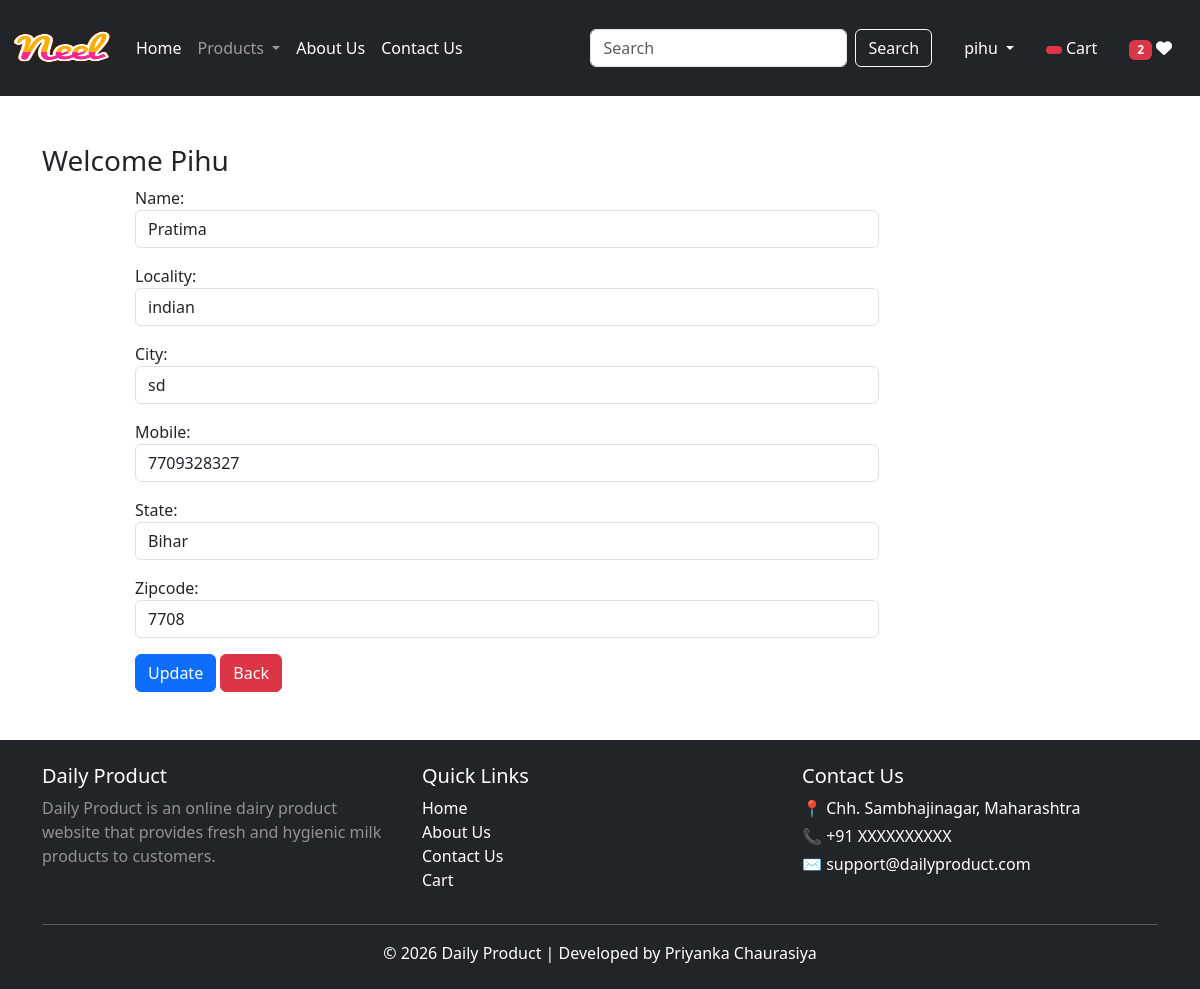
The page /upadteAddress/1 (signed in) on the database its author committed.
### app/models.py (models this page shows, shortened)
class Customer(models.Model):
    user = models.ForeignKey(User, on_delete=models.CASCADE)
    name = models.CharField(max_length=200)
    locality = models.CharField(max_length=200)
    city = models.CharField(max_length=50)
    mobile = models.IntegerField(default=0)
    zipcode = models.IntegerField()
    state = models.CharField(choices=STATE_CHOICES, max_length=100)

### app/views.py (the view, shortened to what this page needs)
# urls.py: path('upadteAddress/<int:pk>',views.updateAddress.as_view(),name='updateAddress'),
@method_decorator(login_required, name='dispatch')
class updateAddress(View):
    def get(self, request, pk):
        totalitem, whisitem = get_counts(request)
        add = Customer.objects.get(pk=pk)
        form = CustomerProfileForm(instance=add)
        return render(request, 'app/updateAddress.html', {
            "form": form,
            "totalitem": totalitem,
            "whisitem": whisitem
        })

### app/forms.py
class CustomerProfileForm(forms.ModelForm):
    class Meta:
        model = Customer
        fields = ['name', 'locality', 'city', 'mobile', 'state', 'zipcode']
        widgets = {
            'name': forms.TextInput(attrs={'class': 'form-control'}),
            'locality': forms.TextInput(attrs={'class': 'form-control'}),
            'city': forms.TextInput(attrs={'class': 'form-control'}),
            'mobile': forms.NumberInput(attrs={'class': 'form-control'}),
            'state': forms.Select(attrs={'class': 'form-control'}),
            'zipcode': forms.NumberInput(attrs={'class': 'form-control'}),
        }

### app/context_processors.py (called while the page is built)
def wishlist_count(request):
    if request.user.is_authenticated:
        count = Wishlist.objects.filter(user=request.user).count()
    else:
        count = 0
    return {"wishlist": count}

### app/views.py (called while the page is built)
def get_counts(request):
    if request.user.is_authenticated:
        totalitem = Cart.objects.filter(user=request.user).count()
        whisitem = Wishlist.objects.filter(user=request.user).count()
    else:
        totalitem = 0
        whisitem = 0
    return totalitem, whisitem

### app/templates/app/updateAddress.html (shortened to what this page needs)
{% extends 'app/base.html' %}
{% load static %}
{% block main-content %}
<div class="container my-5">
  <div class="row">
    <h3>Welcome <span class="text-capitalize">{{ request.user }}</span></h3>
  </div>
  <div class="col-sm-8 offset-sm-1">
    <form action="" method="post">
      {% for fm in form %}
        <div class="mb-3">
          {{ fm.label_tag }} {{ fm }}
        </div>
      {% endfor %}
      <div class="col-12 mt-3">
        <button type="submit" class="btn btn-primary">Update</button>
        <a href="{% url 'address' %}" type="button" class="btn btn-danger">Back</a>
      </div>
    </form>
  </div>
</div>
{% endblock main-content %}

### app/templates/app/base.html (shortened to what this page needs)
<!DOCTYPE html>
{% load static %}
<html lang="en">
<head>
    <link href="https://cdn.jsdelivr.net/npm/bootstrap@5.3.8/dist/css/bootstrap.min.css" rel="stylesheet">
    <link rel="stylesheet" href="{% static 'app/css/owl.carousel.min.css' %}">
    <link rel="stylesheet" href="https://cdnjs.cloudflare.com/ajax/libs/font-awesome/6.5.1/css/all.min.css">
    <link rel="stylesheet" href="{% static 'app/css/style.css' %}">
</head>
<body class="d-flex flex-column min-vh-100">
<nav class="navbar navbar-expand-lg navbar-dark bg-dark">
  <div class="container-fluid">
    <a class="navbar-brand" href="/">
      <img src="{% static 'app/images/product/Neel.png' %}" alt="Neel Product" width="100" height="70">
    </a>
    <div class="collapse navbar-collapse" id="navbarSupportedContent">
      <ul class="navbar-nav me-auto mb-2 mb-lg-0">
        {% if request.user.is_authenticated %}
        <li class="nav-item">
          <a class="nav-link active" href="/">Home</a>
        </li>
        <li class="nav-item dropdown">
          <a class="nav-link dropdown-toggle" href="#" role="button" data-bs-toggle="dropdown">
            Products
          </a>
        </li>
        <li class="nav-item">
          <a class="nav-link text-white" href="{% url 'about' %}">About Us</a>
        </li>
        <li class="nav-item">
          <a class="nav-link text-white" href="{% url 'contact' %}">Contact Us</a>
        </li>
      </ul>
      <form class="d-flex" role="search" action="/search">
        <input class="form-control me-2" type="search" name="search" placeholder="Search">
        <button class="btn btn-outline-light" type="submit">Search</button>
      </form>
      <ul class="navbar-nav ms-3">
        <li class="nav-item dropdown mx-2">
          <a class="nav-link dropdown-toggle text-white" href="#" data-bs-toggle="dropdown">
            {{ request.user.username }}
          </a>
        </li>
        <li class="nav-item mx-2">
          <a href="{% url 'showcart' %}" class="nav-link text-white">
            <span class="badge bg-danger">
            </span>
            Cart
          </a>
        </li>
        <li class="nav-item mx-2">
          <a href="{% url 'showwishlist' %}" class="nav-link text-white">
            <span class="badge bg-danger">
              {% if wishlist > 0 %}{{ wishlist }}{% endif %}
            </span>
            <i class="fa fa-heart"></i>
          </a>
        </li>
        {% endif %}
      </ul>
    </div>
  </div>
</nav>
<main class="flex-fill">
  {% block main-content %}{% endblock %}
</main>
<footer class="bg-dark text-white mt-auto">
  <div class="container py-4">
    <div class="row">
      <div class="col-md-4">
        <h5>Daily Product</h5>
        <p class="text-white-50">
          Daily Product is an online dairy product website that provides
          fresh and hygienic milk products to customers.
        </p>
      </div>
      <div class="col-md-4">
        <h5>Quick Links</h5>
        <ul class="list-unstyled">
          <li><a href="/" class="text-white text-decoration-none">Home</a></li>
          <li><a href="{% url 'about' %}" class="text-white text-decoration-none">About Us</a></li>
          <li><a href="{% url 'contact' %}" class="text-white text-decoration-none">Contact Us</a></li>
          <li><a href="{% url 'showcart' %}" class="text-white text-decoration-none">Cart</a></li>
        </ul>
      </div>
      <div class="col-md-4">
        <h5>Contact Us</h5>
        <p class="mb-1">📍 Chh. Sambhajinagar, Maharashtra</p>
        <p class="mb-1">📞 +91 XXXXXXXXXX</p>
        <p>✉ support@dailyproduct.com</p>
      </div>
    </div>
    <hr class="border-light">
    <div class="text-center">
      © 2026 Daily Product | Developed by Priyanka Chaurasiya
    </div>
  </div>
</footer>
</body>
</html>

### rows shown on the page
Customer: form "Pratima" "indian" "sd" "7709328327" "Bihar" "7708"

### other values the page prints
{{ request.user.username }} "pihu"
{{ wishlist }} "2"
{{ request.user }} "Pihu"
{{ fm.label_tag }} "Name:" "Locality:" "City:" "Mobile:" "State:" "Zipcode:"
